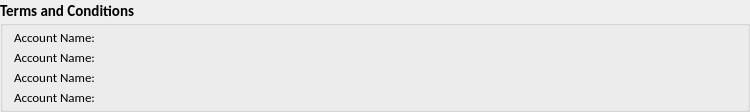
       <widget class="QGroupBox" name="g1_tnc">
        <property name="sizePolicy">
         <sizepolicy hsizetype="Fixed" vsizetype="Preferred">
          <horstretch>0</horstretch>
          <verstretch>0</verstretch>
         </sizepolicy>
        </property>
        <property name="minimumSize">
         <size>
          <width>750</width>
          <height>0</height>
         </size>
        </property>
        <property name="font">
         <font>
          <family>Calibri</family>
          <pointsize>11</pointsize>
          <bold>true</bold>
         </font>
        </property>
        <property name="title">
         <string>Terms and Conditions</string>
        </property>
        <layout class="QVBoxLayout" name="verticalLayout_5">
         <property name="spacing">
          <number>3</number>
         </property>
         <property name="topMargin">
          <number>3</number>
         </property>
         <property name="bottomMargin">
          <number>3</number>
         </property>
         <item>
          <widget class="QLabel" name="tnc_1">
           <property name="font">
            <font>
             <family>Calibri</family>
             <pointsize>10</pointsize>
             <bold>false</bold>
            </font>
           </property>
           <property name="text">
            <string>Account Name:</string>
           </property>
          </widget>
         </item>
         <item>
          <widget class="QLabel" name="tnc_2">
           <property name="font">
            <font>
             <family>Calibri</family>
             <pointsize>10</pointsize>
             <bold>false</bold>
            </font>
           </property>
           <property name="text">
            <string>Account Name:</string>
           </property>
          </widget>
         </item>
         <item>
          <widget class="QLabel" name="tnc_3">
           <property name="font">
            <font>
             <family>Calibri</family>
             <pointsize>10</pointsize>
             <bold>false</bold>
            </font>
           </property>
           <property name="text">
            <string>Account Name:</string>
           </property>
          </widget>
         </item>
         <item>
          <widget class="QLabel" name="tnc_4">
           <property name="font">
            <font>
             <family>Calibri</family>
             <pointsize>10</pointsize>
             <bold>false</bold>
            </font>
           </property>
           <property name="text">
            <string>Account Name:</string>
           </property>
          </widget>
         </item>
        </layout>
       </widget>
